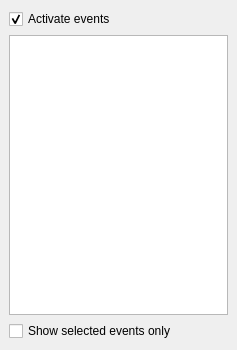
<?xml version="1.0" encoding="UTF-8"?>
<ui version="4.0">
 <class>EventWindowDockWidget</class>
 <widget class="QDockWidget" name="EventWindowDockWidget">
  <property name="windowModality">
   <enum>Qt::NonModal</enum>
  </property>
  <property name="geometry">
   <rect>
    <x>0</x>
    <y>0</y>
    <width>237</width>
    <height>350</height>
   </rect>
  </property>
  <property name="sizePolicy">
   <sizepolicy hsizetype="Fixed" vsizetype="Expanding">
    <horstretch>0</horstretch>
    <verstretch>0</verstretch>
   </sizepolicy>
  </property>
  <property name="minimumSize">
   <size>
    <width>237</width>
    <height>328</height>
   </size>
  </property>
  <property name="maximumSize">
   <size>
    <width>237</width>
    <height>524287</height>
   </size>
  </property>
  <property name="allowedAreas">
   <set>Qt::LeftDockWidgetArea|Qt::RightDockWidgetArea</set>
  </property>
  <property name="windowTitle">
   <string>Event List</string>
  </property>
  <widget class="QWidget" name="dockWidgetContents">
   <layout class="QVBoxLayout" name="verticalLayout">
    <item>
     <widget class="QCheckBox" name="m_checkBox_activateEvents">
      <property name="text">
       <string>Activate events</string>
      </property>
      <property name="checked">
       <bool>true</bool>
      </property>
     </widget>
    </item>
    <item>
     <widget class="QTableView" name="m_tableView_eventTableView">
      <property name="enabled">
       <bool>true</bool>
      </property>
      <property name="sizePolicy">
       <sizepolicy hsizetype="Fixed" vsizetype="Preferred">
        <horstretch>0</horstretch>
        <verstretch>0</verstretch>
       </sizepolicy>
      </property>
      <property name="minimumSize">
       <size>
        <width>219</width>
        <height>0</height>
       </size>
      </property>
      <property name="maximumSize">
       <size>
        <width>219</width>
        <height>16777215</height>
       </size>
      </property>
      <property name="baseSize">
       <size>
        <width>0</width>
        <height>0</height>
       </size>
      </property>
      <property name="textElideMode">
       <enum>Qt::ElideMiddle</enum>
      </property>
      <property name="sortingEnabled">
       <bool>false</bool>
      </property>
     </widget>
    </item>
    <item>
     <widget class="QCheckBox" name="m_checkBox_showSelectedEventsOnly">
      <property name="text">
       <string>Show selected events only</string>
      </property>
     </widget>
    </item>
   </layout>
  </widget>
 </widget>
 <resources/>
 <connections/>
</ui>
